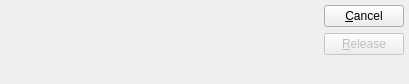
<?xml version="1.0" encoding="UTF-8"?>
<ui version="4.0">
 <comment>This file is part of the xTuple ERP: PostBooks Edition, a free and
open source Enterprise Resource Planning software suite,
Copyright (c) 1999-2018 by OpenMFG LLC, d/b/a xTuple.
It is licensed to you under the Common Public Attribution License
version 1.0, the full text of which (including xTuple-specific Exhibits)
is available at www.xtuple.com/CPAL.  By using this software, you agree
to be bound by its terms.</comment>
 <class>postPurchaseOrder</class>
 <widget class="QDialog" name="postPurchaseOrder">
  <property name="geometry">
   <rect>
    <x>0</x>
    <y>0</y>
    <width>409</width>
    <height>84</height>
   </rect>
  </property>
  <property name="windowTitle">
   <string>Release Purchase Order</string>
  </property>
  <layout class="QVBoxLayout">
   <property name="spacing">
    <number>0</number>
   </property>
   <property name="margin">
    <number>5</number>
   </property>
   <item>
    <layout class="QHBoxLayout">
     <item>
      <widget class="OrderCluster" name="_po">
       <property name="allowedStatuses">
        <set>OrderLineEdit::Unposted</set>
       </property>
       <property name="allowedTypes">
        <set>OrderLineEdit::Purchase</set>
       </property>
      </widget>
     </item>
     <item>
      <spacer name="Spacer202">
       <property name="orientation">
        <enum>Qt::Horizontal</enum>
       </property>
       <property name="sizeType">
        <enum>QSizePolicy::Expanding</enum>
       </property>
       <property name="sizeHint" stdset="0">
        <size>
         <width>20</width>
         <height>20</height>
        </size>
       </property>
      </spacer>
     </item>
     <item>
      <layout class="QVBoxLayout">
       <item>
        <widget class="QPushButton" name="_close">
         <property name="text">
          <string>&amp;Cancel</string>
         </property>
        </widget>
       </item>
       <item>
        <widget class="QPushButton" name="_release">
         <property name="enabled">
          <bool>false</bool>
         </property>
         <property name="text">
          <string>&amp;Release</string>
         </property>
         <property name="autoDefault">
          <bool>true</bool>
         </property>
         <property name="default">
          <bool>true</bool>
         </property>
        </widget>
       </item>
      </layout>
     </item>
    </layout>
   </item>
   <item>
    <spacer name="Spacer200">
     <property name="orientation">
      <enum>Qt::Vertical</enum>
     </property>
     <property name="sizeType">
      <enum>QSizePolicy::Expanding</enum>
     </property>
     <property name="sizeHint" stdset="0">
      <size>
       <width>20</width>
       <height>20</height>
      </size>
     </property>
    </spacer>
   </item>
  </layout>
 </widget>
 <layoutdefault spacing="6" margin="11"/>
 <customwidgets>
  <customwidget>
   <class>OrderCluster</class>
   <extends>QWidget</extends>
   <header>ordercluster.h</header>
  </customwidget>
 </customwidgets>
 <tabstops>
  <tabstop>_release</tabstop>
  <tabstop>_close</tabstop>
 </tabstops>
 <includes>
  <include location="global">parameter.h</include>
 </includes>
 <resources/>
 <connections>
  <connection>
   <sender>_po</sender>
   <signal>valid(bool)</signal>
   <receiver>_release</receiver>
   <slot>setEnabled(bool)</slot>
   <hints>
    <hint type="sourcelabel">
     <x>20</x>
     <y>20</y>
    </hint>
    <hint type="destinationlabel">
     <x>20</x>
     <y>20</y>
    </hint>
   </hints>
  </connection>
  <connection>
   <sender>_close</sender>
   <signal>clicked()</signal>
   <receiver>postPurchaseOrder</receiver>
   <slot>reject()</slot>
   <hints>
    <hint type="sourcelabel">
     <x>20</x>
     <y>20</y>
    </hint>
    <hint type="destinationlabel">
     <x>20</x>
     <y>20</y>
    </hint>
   </hints>
  </connection>
 </connections>
</ui>
